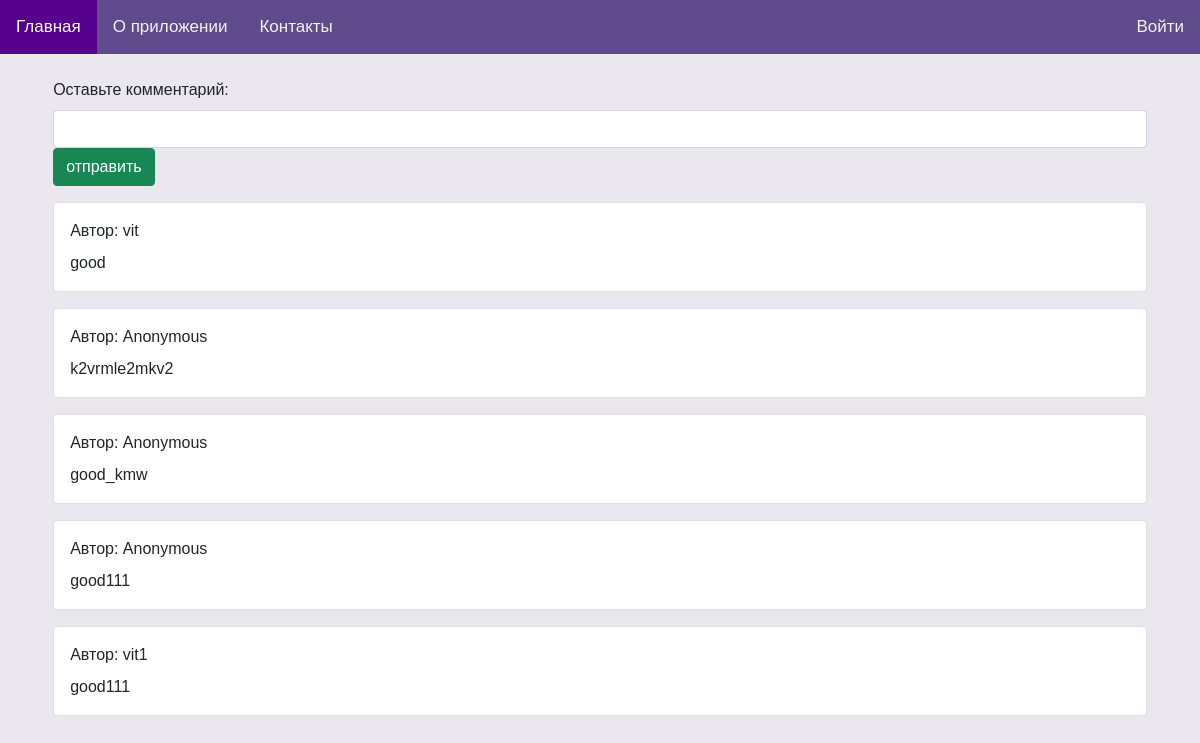
/comments/31, run on the app's committed database.
### tables this page shows
CREATE TABLE comments (
    id INTEGER PRIMARY KEY AUTOINCREMENT,
    post_id INTEGER not null,
    user_id INTEGER not null,
    text TEXT NOT NULL,
    author text not null,
    foreign key (post_id) references posts,
    foreign key (user_id) references posts);

### server.py (the view, shortened to what this page needs)
@app.route('/comments/<post_id><user_id>', methods=('GET', 'POST'))
def comments(post_id, user_id):
    conn = get_db_connection()
    comments = conn.execute('select * from comments where post_id = ?',
                            (post_id,)).fetchall()
    return render_template('comments/comments.html', comments=comments)

### server.py (called while the page is built)
def get_db_connection():
    conn = sqlite3.connect('blog.db')
    conn.row_factory = sqlite3.Row
    return conn

### templates/comments/comments.html (shortened to what this page needs)
{% extends 'main/layout.html' %}
{% block content_layout %}
    <form class="comment-form" method="POST">
        <div class="mb-3">
            <label for="comment" class="form-label">Оставьте комментарий:</label>
            <input type="text" class="form-control" id="comment" name="comment" required>
            <button type="submit" class="btn btn-success">отправить</button>
        </div>
    </form>
    <section class="comments">
        {% for comment in comments %}
            <div class="card mb-3 comments__item">
                <div class="card-body">
                    <p class="comment__author card-title">Автор: {{ comment['author'] }}</p>
                    <p class="comments__text card-text">{{ comment['text'] }}</p>
                </div>
            </div>
        {% endfor %}
    </section>
{% endblock %}

### static/css/index.css (style rules this page uses)
.page { margin: 0; font-family: Arial, Helvetica, sans-serif; background-color: rgba(95, 75, 139, 0.13); }
.mb-3 { margin: 1%; }

### data on the page
comments: author "vit", text "good"
comments: author "Anonymous", text "k2vrmle2mkv2"
comments: author "Anonymous", text "good_kmw"
comments: author "Anonymous", text "good111"
comments: author "vit1", text "good111"
